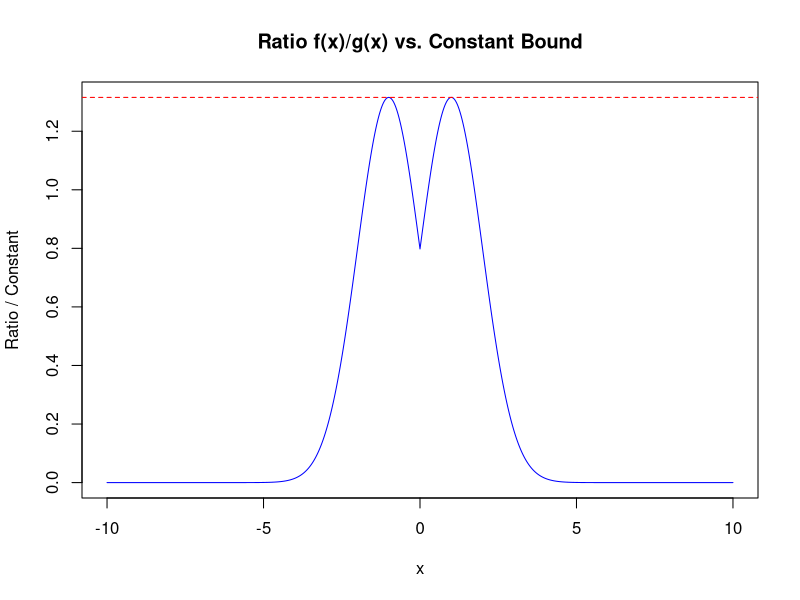
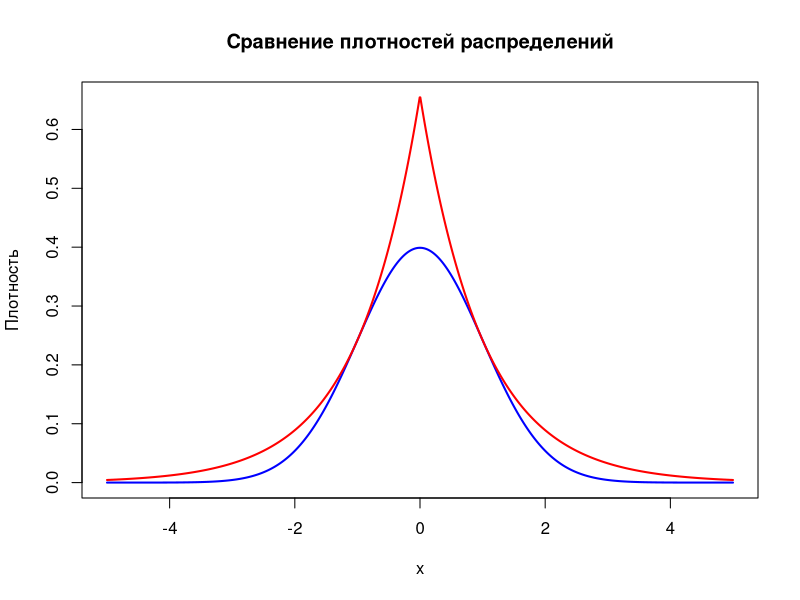
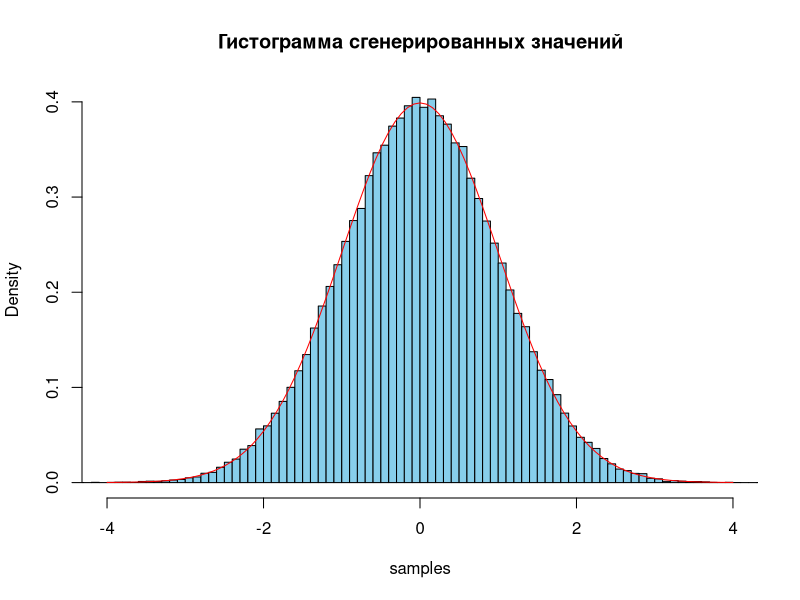
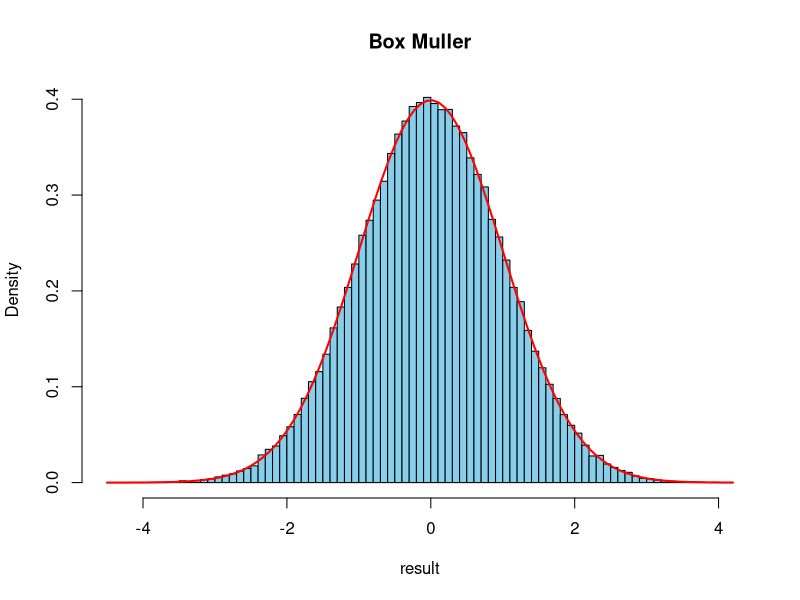

Reproduce these figures in R, in order.
## ---- chunk 1
knitr::opts_chunk$set(warning = FALSE, message = FALSE) 
## ---- chunk 2
# Определение функции для оптимизации
objective_function <- function(alpha) {
  return(sqrt(2/pi) * (1/alpha) * exp(alpha^2/2))
}

# Поиск максимального значения alpha, минимизирующего функцию
result <- optimize(objective_function, interval = c(0.01, 10), maximum = FALSE)

# Оптимальное значение alpha
alpha_optimal <- result$minimum
alpha_optimal

## ---- chunk 3
alpha <- alpha_optimal

# Определение функции плотности нормального распределения
f <- function(x) {
 (1/sqrt(2*pi)) * exp(-0.5 * x^2)
}

# Определение функции плотности симметричного экспоненциального распределения
g <- function(x, alpha) {
 (alpha/2) * exp(-alpha * abs(x))
}

# Вычисление отношения f(x)/g(x)
ratio <- function(x, alpha) {
  f(x) / g(x, alpha)
}

# Генерация последовательности значений x для проверки
x_values <- seq(-10, 10, by = 0.01)

# Вычисление отношения и проверка неравенства
ratios <- sapply(x_values, ratio, alpha = alpha)

# Проверка, удовлетворяют ли все значения неравенству
all_ratios_within_bound <- all(ratios <= sqrt(2/pi) * (1/alpha) * exp(alpha^2/2))

# Визуализация результатов
if(all_ratios_within_bound) {
  plot(x_values, ratios, type = "l", col = "blue",
       ylim = c(0, max(ratios)),
       main = "Ratio f(x)/g(x) vs. Constant Bound",
       xlab = "x", ylab = "Ratio / Constant")
  abline(h = sqrt(2/pi) * (1/alpha) * exp(alpha^2/2), col = "red", lty = 2)
}

## ---- chunk 4
alpha <- 0.9999892
#alpha <- 2
#alpha <- 0.5

dexp_sym <- function(x, alpha) {
  (alpha / 2) * exp(-alpha * abs(x)) * sqrt(2/pi) * (1/alpha) * exp(alpha^2/2)
}
x <- seq(-5, 5, length.out = 1000)

y_norm <- dnorm(x)

y_exp <- dexp_sym(x, alpha)


plot(x, y_norm, 
     type = "l", 
     lwd = 2, 
     col = "blue", 
     ylim = c(0, max(c(y_norm, y_exp))), 
     xlab = "x", ylab = "Плотность", 
     main = "Сравнение плотностей распределений")
lines(x, y_exp, lwd = 2, col = "red")

## ---- chunk 5
alpha <-  0.9999892

# Плотность стандартного нормального распределения
f1 <- function(x) {
  dnorm(x)
}

# Плотность симметричного экспоненциального распределения
g1 <- function(x, alpha) {
  (alpha / 2) * exp(-alpha * abs(x))
}


C1 <- function(alpha) {
  sqrt(2/pi) * (1/alpha) * exp(alpha^2/2)
} 


# Функция, возвращающая значения из симметричного экспоненциального распределения
sym_exp <- function(alpha, n) {
  U <- runif(n) 
  X <- ifelse(U < 0.5,
              log(2 * U) / alpha, 
              -log(2 * (1 - U)) / alpha) 
  return(X)
}



rejection_sampling_optimized <- function(f1, g1, C1, alpha, n) {
  max_iterations <- n * 2  
  X <- sym_exp(alpha, max_iterations)  
  U <- runif(max_iterations, 0, C1(alpha) * g1(X, alpha)) 
  accepted <- X[U <= f1(X)]
  
  if (length(accepted) >= n) 
    return(accepted[1:n])
}


# Генерируем выборку 
n <- 100000
samples <- rejection_sampling_optimized(f1, g1, C1, alpha, n)


hist(samples, 
     freq = FALSE,
     breaks = 100,
     col = 'skyblue',
     xlim = c(-4, 4), 
     main = "Гистограмма сгенерированных значений")
curve(dnorm, 
      col = "red", 
      add = TRUE)


## ---- chunk 6
ks_test_result <- ks.test(samples, "pnorm", mean = 0, sd = 1)

print(ks_test_result)
## ---- chunk 7
box_muller <- function(n) {
  U1 <- runif(n/2)  
  U2 <- runif(n/2)
  Z1 <- sqrt(-2 * log(U1)) * cos(2 * pi * U2)
  Z2 <- sqrt(-2 * log(U1)) * sin(2 * pi * U2)
  return(c(Z1, Z2))
}

n <- 100000
result <- box_muller(n) 
ks_test <- ks.test(result, "pnorm")
print(ks_test)


## ---- chunk 8
# Построение гистограммы и сравнение с теоретической плотностью стандартного нормального распределения
hist(result, 
     probability = TRUE, 
     breaks = 100, 
     col = 'skyblue', 
     main = 'Box Muller')
     curve(dnorm(x), 
           add = TRUE, 
           col = 'red', 
           lwd = 2)

## ---- chunk 9
library(microbenchmark)

results <- microbenchmark(
  box_muller(100000),
  sym_exp(alpha, 100000),
  times = 1000 # количество повторений для оценки
)

print(results)
